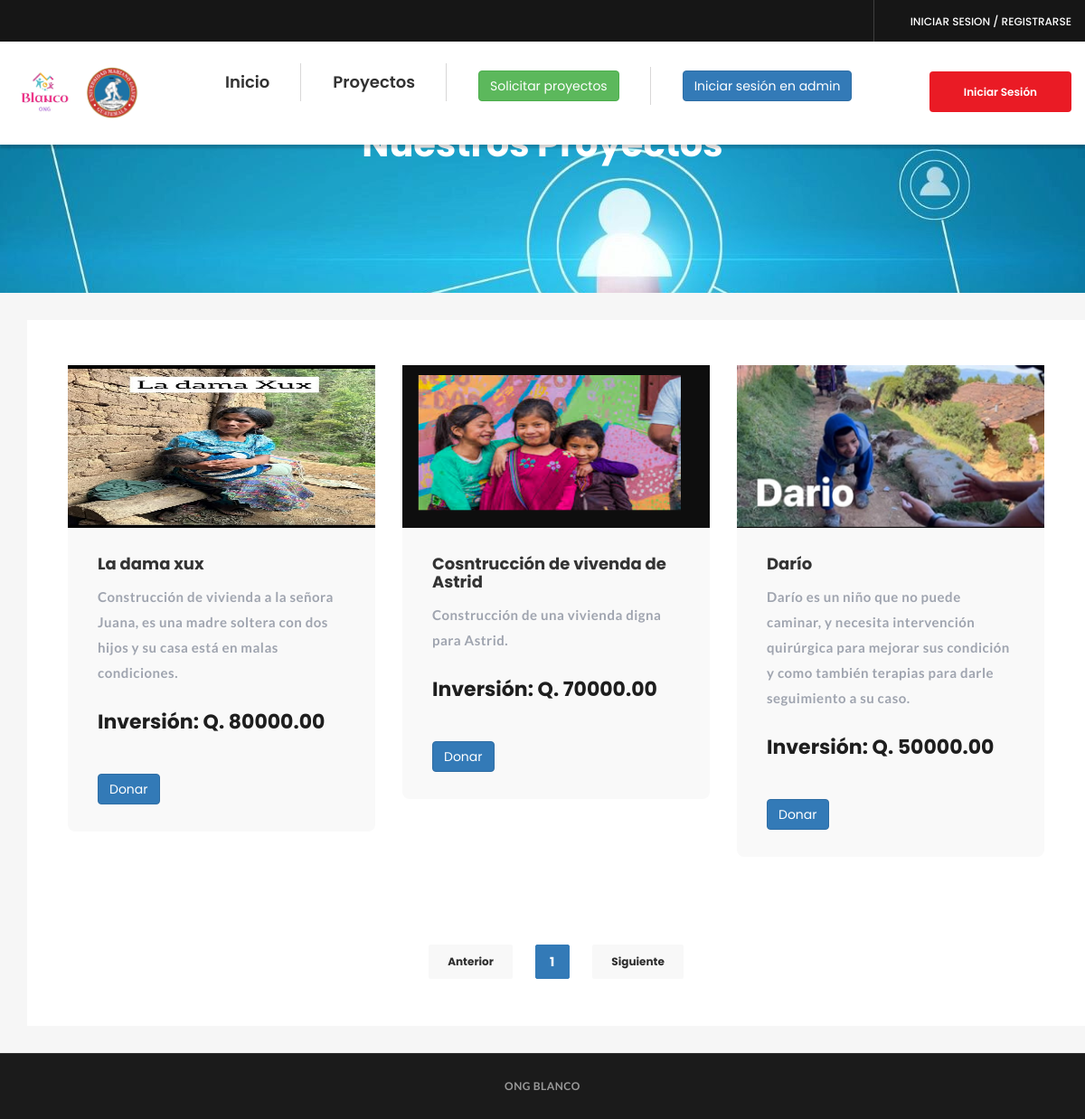
Screenshot of /our-menu.php with the database file from the repository.
### tables this page shows
CREATE TABLE `project_list` (
  `id` int(30) NOT NULL,
  `name` varchar(200) NOT NULL,
  `description` text NOT NULL,
  `status` tinyint(2) NOT NULL,
  `start_date` date NOT NULL,
  `end_date` date NOT NULL,
  `manager_id` int(30) NOT NULL,
  `user_ids` text NOT NULL,
  `date_created` datetime NOT NULL DEFAULT current_timestamp(),
  `price` decimal(10,2) NOT NULL,
  `images` text DEFAULT NULL,
  `total_donations` decimal(10,2) DEFAULT 0.00
);

### our-menu.php (the view, shortened to what this page needs)
<?php
include_once('includes/dbconnection.php');
?>
<!DOCTYPE html>
<html lang="en">
<head>
  <link rel="stylesheet" href="assets/css/icons.min.css">
  <link rel="stylesheet" href="assets/css/bootstrap.min.css">
  <link rel="stylesheet" href="assets/css/main.css">
  <link rel="stylesheet" href="assets/css/red-color.css">
  <link rel="stylesheet" href="assets/css/yellow-color.css">
  <link rel="stylesheet" href="assets/css/responsive.css">
</head>
<body itemscope>
  <?php include_once('includes/header.php'); ?>
  <section>
    <div class="block">
      <div class="fixed-bg" style="background-image: url(assets/img/ong2.jpg);"></div>
      <div class="page-title-wrapper text-center">
        <div class="col-md-12 col-sm-12 col-lg-12">
          <div class="page-title-inner">
            <h1 itemprop="headline">Nuestros Proyectos</h1>
          </div>
        </div>
      </div>
    </div>
  </section>
  <section>
    <div class="block less-spacing gray-bg top-padd30">
      <div class="container">
        <div class="row">
          <div class="col-md-12 col-sm-12 col-lg-12">
            <div class="sec-box">
              <div class="remove-ext">
                <div class="row">
                  <?php
                  if (isset($_GET['page_no']) && $_GET['page_no'] != "") {
                    $page_no = $_GET['page_no'];
                  } else {
                    $page_no = 1;
                  }
                  $total_records_per_page = 9;
                  $offset = ($page_no - 1) * $total_records_per_page;
                  $previous_page = $page_no - 1;
                  $next_page = $page_no + 1;
                  $result_count = mysqli_query($con, "SELECT COUNT(*) As total_records FROM project_list");
                  $total_records = mysqli_fetch_array($result_count);
                  $total_records = $total_records['total_records'];
                  $total_no_of_pages = ceil($total_records / $total_records_per_page);
                  $result = mysqli_query($con, "SELECT * FROM project_list LIMIT $offset, $total_records_per_page");
                  $num = mysqli_num_rows($result);
                  if ($num > 0) {
                    while ($row = mysqli_fetch_array($result)) {
                      $uniqueModalID = "donationModal_" . $row['id'];
                  ?>
                      <div class="col-md-4 col-sm-6 col-lg-4">
                        <div class="popular-dish-box style2 wow fadeIn" data-wow-delay="0.2s">
                          <div class="popular-dish-thumb">
                            <a title="" itemprop="url"><img src="admin/assets/uploads/project/<?php echo $row['images']; ?>" alt="<?php echo $row['name']; ?>" itemprop="images" width="400" height="180"></a>
                          </div>
                          <div class="popular-dish-info">
                            <h4 itemprop="headline"><a title="" itemprop="url"><?php echo $row['name']; ?></a></h4>
                            <h4 itemprop="headline">
                              <p title="" itemprop="url"><?php echo $row['description']; ?></p>
                            </h4>
                            <div>
                              <span class="price">Inversión: Q. <?php echo $row['price']; ?></span>
                            </div>
                            <br>
                            <div>
                              <?php if ($_SESSION['fosuid'] == "") { ?>
                                <a style="color: #FFFF" class="log-popup-btn btn btn-primary" href="#" title="Ordenar">Donar</a>
                              <?php } else { ?>
                                <button style="color: #FFFF" type="button" class="btn btn-primary donateButton" data-modal-id="<?php echo $uniqueModalID; ?>">Donar</button>
                              <?php } ?>
                            </div>
                          </div>
                        </div>
                      </div>
                    <?php }
                  } else { ?>
                    <h3 style="color:red;" align="center">Elemento no encontrado</h3>
                  <?php } ?>
                </div>
              </div>
              <div class="pagination-wrapper text-center">
                <ul class="pagination justify-content-center">
                  <li class="page-item prev" <?php if ($page_no <= 1) {
                                                echo "class='disabled'";
                                              } ?>>
                    <a class="page-link brd-rd2" <?php if ($page_no > 1) {
                                                    echo "href='?page_no=$previous_page'";
                                                  } ?>>Anterior</a>
                  </li>
                  <?php
                  if ($total_no_of_pages <= 10) {
                    for ($counter = 1; $counter <= $total_no_of_pages; $counter++) {
                      if ($counter == $page_no) {
                        echo "<li class='active'><a>$counter</a></li>";
                      } else {
                        echo "<li><a href='?page_no=$counter'>$counter</a></li>";
                      }
                    }
                  }
                  ?>
                  <li class="page-item next" <?php if ($page_no >= $total_no_of_pages) {
                                                echo "class='disabled'";
                                              } ?>>
                    <a class="page-link brd-rd2" <?php if ($page_no < $total_no_of_pages) {
                                                    echo "href='?page_no=$next_page'";
                                                  } ?>>Siguiente</a>
                  </li>
                </ul>
              </div>
            </div>
          </div>
        </div>
      </div>
    </div>
  </section>
  <?php include_once('includes/footer.php');
  ?>
</body>
</html>

### includes/header.php (shortened to what this page needs)
<main>
  <header class="stick">
    <div class="topbar">
      <div class="container">
        <div class="topbar-register">
          <?php if (strlen($_SESSION['fosuid'] == 0)) { ?>
            <a class="log-popup-btn" href="#" title="Iniciar" itemprop="url">INICIAR SESION</a> / <a class="sign-popup-btn" href="#" title="Registro" itemprop="url">REGISTRARSE</a>
          <?php } ?>
        </div>
      </div>
    </div>
    <div class="logo-menu-sec">
      <div class="container">
        <div class="logo">
          <a href="index.php" title="Inicio" itemprop="url">
            <img src="assets/img/ong_1.jpeg" alt="ONG" itemprop="image" style="width: 70px; ">
            <img src="assets/img/umg.jpg" alt="ONG" itemprop="image" style="width: 70px; ">
          </a>
        </div>
        <nav>
          <div class="menu-sec">
            <ul>
              <li><a href="index.php" title="Home" itemprop="url">Inicio</li>
              <li><a href="our-menu.php" title="Contacto" itemprop="url">Proyectos </a></li>
              <li><a class="btn btn-success" href="form.php" title="Contacto" itemprop="url">Solicitar proyectos </a></li>
              <li><a class="btn btn-primary" href="/project/admin/" title="Contacto" itemprop="url">Iniciar sesión en admin </a></li>
            </ul>
            <?php if (strlen($_SESSION['fosuid'] == 0)) { ?>
              <a class="log-popup-btn red-bg brd-rd4" href="#" title="Iniciar" itemprop="url">Iniciar Sesión</a>
            <?php } ?>
          </div>
        </nav>
      </div>
    </div>
  </header>
 </main>

### includes/footer.php (shortened to what this page needs)
<div class="bottom-bar dark-bg text-center">
  <div class="container">
    <p itemprop="description">ONG BLANCO</p>
  </div>
</div>

### assets/css/red-color.css (style rules this page uses)
.red-bg, .red-bg-layer:before, .menu-sec > a:hover, .menu-sec > a:focus, .restaurant-search-form button:hover, .restaurant-search-form button:focus, .top-restaurants-carousel .owl-dots > div.active:before, .sudo-bg-red:before, .popular-dish-info > a:hover, .popular-dish-info > a:focus, .featured-restaurant-carousel .owl-nav > div:hover, .featured-restaurant-info > a:hover, .featured-restaurant-info > a:focus, .popular-dish-info > a.red-bg, .page-item.active .page-link, .page-item.active .page-link:hover, .page-item .page-link:hover, .page-item .page-link:focus, .price-header:before, .price-box > a:hover, .price-box > a:focus, .price-box.active > a, .radio-box [type="radio"]:checked + label:after, .radio-box [type="radio"]:not(:checked) + label:after, .check-box [type="checkbox"]:checked + label:after, .check-box [type="checkbox"]:not(:checked) + label:after, .contact-form-inner > form button:hover, .contact-form-inner > form button:focus, .restaurant-detail-thumb ul.restaurant-detail-thumb-carousel li::before, .restaurant-detail-tabs > ul > li a::before, .ord-btn > a, .select-wrp2 .chosen-container-single .chosen-drop > ul li.result-selected, .select-wrp2 .chosen-container-single .chosen-drop > ul li.highlighted, .select-wrp2 .chosen-container-single .chosen-drop > ul li:hover, .post-share > a:hover, .post-share > a:focus, .blog-detail-gallery-carousel .owl-nav > div:hover, .featured-restaurant-food-thumb-carousel li::before, .toggle-item > h4.active i, input:checked + .switch-slider, .reservation-tabs-list .nav-tabs > li a span::before, .packege-box > a:hover, .packege-box > a:focus, .step-buttons button.red-bg, .step-buttons a.red-bg, .step-buttons button:hover, .step-buttons a:hover, a.close-btn:hover, a.close-btn:focus, .log-close-btn:hover, .log-close-btn:focus, .sign-close-btn:hover, .sign-close-btn:focus, .payment-close-btn:hover, .payment-close-btn:focus, .payment-close-btn2:hover, .payment-close-btn2:focus, .view-menu-liks > a:hover, .view-menu-liks > a:focus, .order-info > a:hover, .order-info > a:focus, .style2 .pagination > li.prev a:hover, .style2 .pagination > li.next a:hover, .style2 .pagination > li.prev a:focus, .style2 .pagination > li.next a:focus, .profile-info > a.change-password.red-clr::before, .profile-img-upload-btn > label.yellow-bg:hover, .restaurant-detail-title > a:hover, .restaurant-detail-title > a:focus, .responsive-logomenu > span.yellow-bg:hover, .responsive-menu > span.yellow-bg:hover, .register-btn > a.yellow-bg:hover, .track-popup-innr > form button.yellow-bg:hover, .track-popup-innr > form a.yellow-bg:hover, a.track-close:hover, a.track-close:focus, .order-time > a.yellow-bg:hover, .order-time > a.yellow-bg:focus, .social2 > a:hover, .rite-meta .view-more:hover, .welcome-secinfo > span, .arrow-left, .form-meta button, .view-more:hover { background-color: #ea1b25; }

### rows the page displays
project_list: images (picture), name "La dama xux", description "Construcción de vivienda a la señora Juana, es una madre soltera con dos hijos y su casa está en malas condiciones.", price "80000.00"
project_list: images (picture), name "Cosntrucción de vivenda de Astrid", description "Construcción de una vivienda digna para Astrid.", price "70000.00"
project_list: images+name (picture), name "Darío", description "Darío es un niño que no puede caminar, y necesita intervención quirúrgica para mejorar sus condición y como también terapias para darle seguimiento a su caso.", price "50000.00"
